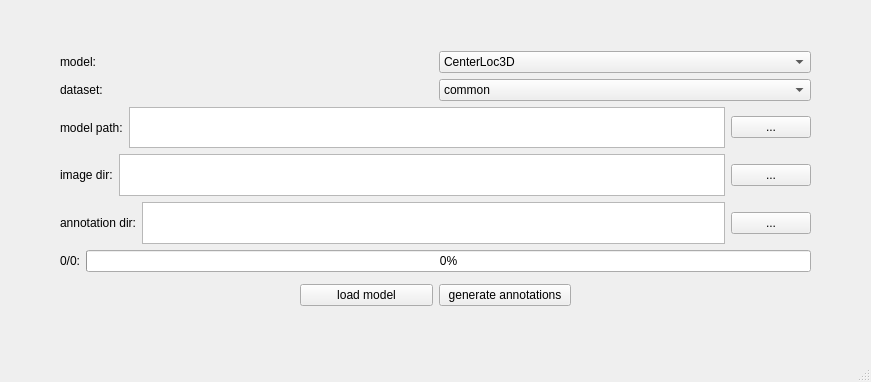
<?xml version="1.0" encoding="UTF-8"?>
<ui version="4.0">
 <class>MainWindow</class>
 <widget class="QMainWindow" name="MainWindow">
  <property name="geometry">
   <rect>
    <x>0</x>
    <y>0</y>
    <width>871</width>
    <height>382</height>
   </rect>
  </property>
  <property name="windowTitle">
   <string>MainWindow</string>
  </property>
  <widget class="QWidget" name="centralwidget">
   <widget class="QWidget" name="layoutWidget">
    <property name="geometry">
     <rect>
      <x>300</x>
      <y>280</y>
      <width>271</width>
      <height>30</height>
     </rect>
    </property>
    <layout class="QHBoxLayout" name="horizontalLayout_6">
     <item>
      <widget class="QPushButton" name="pushButton_load_model">
       <property name="text">
        <string>load model</string>
       </property>
      </widget>
     </item>
     <item>
      <widget class="QPushButton" name="pushButton_gene_annotation">
       <property name="text">
        <string>generate annotations</string>
       </property>
      </widget>
     </item>
    </layout>
   </widget>
   <widget class="QWidget" name="layoutWidget">
    <property name="geometry">
     <rect>
      <x>60</x>
      <y>51</y>
      <width>751</width>
      <height>221</height>
     </rect>
    </property>
    <layout class="QVBoxLayout" name="verticalLayout">
     <item>
      <layout class="QHBoxLayout" name="horizontalLayout">
       <item>
        <widget class="QLabel" name="label_model_name">
         <property name="text">
          <string>model:</string>
         </property>
        </widget>
       </item>
       <item>
        <widget class="QComboBox" name="comboBox_model_name">
         <item>
          <property name="text">
           <string>CenterLoc3D</string>
          </property>
         </item>
         <item>
          <property name="text">
           <string>CenterDet3D</string>
          </property>
         </item>
        </widget>
       </item>
      </layout>
     </item>
     <item>
      <layout class="QHBoxLayout" name="horizontalLayout_2">
       <item>
        <widget class="QLabel" name="label_dataset">
         <property name="text">
          <string>dataset:</string>
         </property>
        </widget>
       </item>
       <item>
        <widget class="QComboBox" name="comboBox_dataset">
         <item>
          <property name="text">
           <string>common</string>
          </property>
         </item>
         <item>
          <property name="text">
           <string>cross</string>
          </property>
         </item>
        </widget>
       </item>
      </layout>
     </item>
     <item>
      <layout class="QHBoxLayout" name="horizontalLayout_3">
       <item>
        <widget class="QLabel" name="label_model_path">
         <property name="text">
          <string>model path:</string>
         </property>
        </widget>
       </item>
       <item>
        <widget class="QTextEdit" name="textEdit_model_path">
         <property name="readOnly">
          <bool>true</bool>
         </property>
        </widget>
       </item>
       <item>
        <widget class="QPushButton" name="pushButton_config_model_path">
         <property name="text">
          <string>...</string>
         </property>
        </widget>
       </item>
      </layout>
     </item>
     <item>
      <layout class="QHBoxLayout" name="horizontalLayout_4">
       <item>
        <widget class="QLabel" name="label_image_dir">
         <property name="text">
          <string>image dir:</string>
         </property>
        </widget>
       </item>
       <item>
        <widget class="QTextEdit" name="textEdit_image_dir">
         <property name="readOnly">
          <bool>true</bool>
         </property>
        </widget>
       </item>
       <item>
        <widget class="QPushButton" name="pushButton_config_image_dir">
         <property name="text">
          <string>...</string>
         </property>
        </widget>
       </item>
      </layout>
     </item>
     <item>
      <layout class="QHBoxLayout" name="horizontalLayout_7">
       <item>
        <widget class="QLabel" name="label_annotation_dir">
         <property name="text">
          <string>annotation dir:</string>
         </property>
        </widget>
       </item>
       <item>
        <widget class="QTextEdit" name="textEdit_annotation_dir">
         <property name="readOnly">
          <bool>true</bool>
         </property>
        </widget>
       </item>
       <item>
        <widget class="QPushButton" name="pushButton_config_annotation_dir">
         <property name="text">
          <string>...</string>
         </property>
        </widget>
       </item>
      </layout>
     </item>
     <item>
      <layout class="QHBoxLayout" name="horizontalLayout_5">
       <item>
        <widget class="QLabel" name="label_progress">
         <property name="text">
          <string>0/0:</string>
         </property>
        </widget>
       </item>
       <item>
        <widget class="QProgressBar" name="progressBar_proc">
         <property name="value">
          <number>0</number>
         </property>
        </widget>
       </item>
      </layout>
     </item>
    </layout>
   </widget>
  </widget>
  <widget class="QMenuBar" name="menubar">
   <property name="geometry">
    <rect>
     <x>0</x>
     <y>0</y>
     <width>871</width>
     <height>26</height>
    </rect>
   </property>
  </widget>
  <widget class="QStatusBar" name="statusbar"/>
 </widget>
 <resources/>
 <connections>
  <connection>
   <sender>pushButton_load_model</sender>
   <signal>clicked()</signal>
   <receiver>MainWindow</receiver>
   <slot>on_pushbutton_load_model()</slot>
   <hints>
    <hint type="sourcelabel">
     <x>298</x>
     <y>334</y>
    </hint>
    <hint type="destinationlabel">
     <x>181</x>
     <y>283</y>
    </hint>
   </hints>
  </connection>
  <connection>
   <sender>pushButton_gene_annotation</sender>
   <signal>clicked()</signal>
   <receiver>MainWindow</receiver>
   <slot>on_pushbutton_generate_annotations()</slot>
   <hints>
    <hint type="sourcelabel">
     <x>529</x>
     <y>334</y>
    </hint>
    <hint type="destinationlabel">
     <x>575</x>
     <y>281</y>
    </hint>
   </hints>
  </connection>
  <connection>
   <sender>pushButton_config_model_path</sender>
   <signal>clicked()</signal>
   <receiver>MainWindow</receiver>
   <slot>on_pushbutton_config_model_path()</slot>
   <hints>
    <hint type="sourcelabel">
     <x>747</x>
     <y>159</y>
    </hint>
    <hint type="destinationlabel">
     <x>809</x>
     <y>150</y>
    </hint>
   </hints>
  </connection>
  <connection>
   <sender>pushButton_config_image_dir</sender>
   <signal>clicked()</signal>
   <receiver>MainWindow</receiver>
   <slot>on_pushbutton_config_image_dir()</slot>
   <hints>
    <hint type="sourcelabel">
     <x>769</x>
     <y>195</y>
    </hint>
    <hint type="destinationlabel">
     <x>818</x>
     <y>192</y>
    </hint>
   </hints>
  </connection>
  <connection>
   <sender>pushButton_config_annotation_dir</sender>
   <signal>clicked()</signal>
   <receiver>MainWindow</receiver>
   <slot>on_pushbutton_config_annotation_dir()</slot>
   <hints>
    <hint type="sourcelabel">
     <x>773</x>
     <y>242</y>
    </hint>
    <hint type="destinationlabel">
     <x>830</x>
     <y>234</y>
    </hint>
   </hints>
  </connection>
 </connections>
 <slots>
  <signal>clicked()</signal>
  <slot>on_pushbutton_load_model()</slot>
  <slot>on_pushbutton_generate_annotations()</slot>
  <slot>on_pushbutton_config_model_path()</slot>
  <slot>on_pushbutton_config_image_dir()</slot>
  <slot>on_pushbutton_config_annotation_dir()</slot>
 </slots>
</ui>
